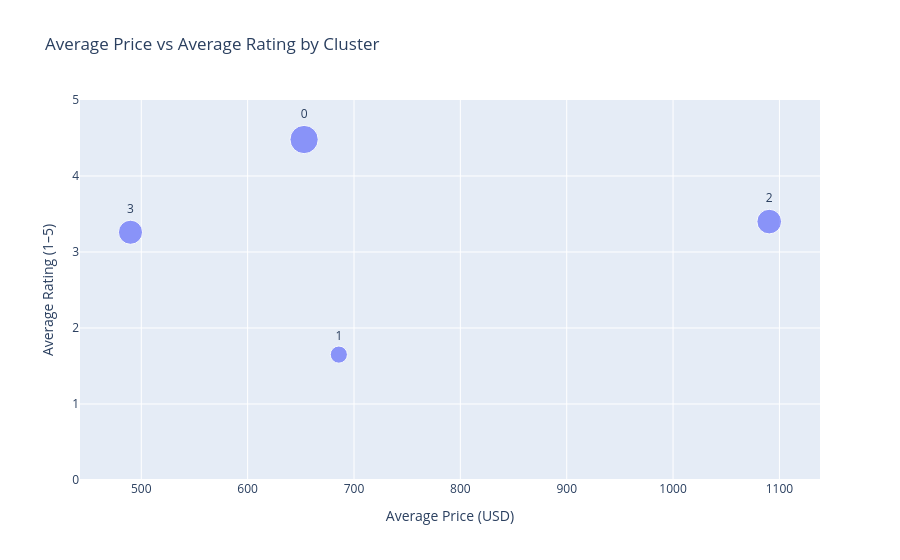

Source (notebook cell):
### Code cell
# Step 17C: Average Price vs Average Rating by Cluster

cluster_summary = (
    df.groupby('Cluster')[['price_usd', 'rating']]
      .mean()
      .reset_index()
      .round(2)
)

fig = px.scatter(
    cluster_summary,
    x='price_usd',
    y='rating',
    text='Cluster',
    size='rating',
    title='Average Price vs Average Rating by Cluster',
    labels={
        'price_usd': 'Average Price (USD)',
        'rating': 'Average Rating'
    }
)

fig.update_traces(
    textposition='top center'
)

fig.update_layout(
    xaxis_title='Average Price (USD)',
    yaxis_title='Average Rating (1–5)',
    yaxis=dict(range=[0, 5])
)

fig.show()

### Figure 1 — Plotly figure (JSON) as saved in the notebook; plotly's stock layout.template omitted (floating-point values rounded to 4 significant figures)
{"data": [{"hovertemplate": "Average Price (USD)=%{x}<br>Average Rating=%{marker.size}<br>Cluster=%{text}<extra></extra>", "legendgroup": "", "marker": {"color": "#636efa", "size": [4.48, 1.65, 3.4, 3.26], "sizemode": "area", "sizeref": 0.0112, "symbol": "circle"}, "mode": "markers+text", "name": "", "orientation": "v", "showlegend": false, "text": [0.0, 1.0, 2.0, 3.0], "textposition": "top center", "type": "scatter", "x": [653.1, 685.7, 1090.0, 489.8], "xaxis": "x", "y": [4.48, 1.65, 3.4, 3.26], "yaxis": "y"}], "layout": {"legend": {"itemsizing": "constant", "tracegroupgap": 0}, "title": {"text": "Average Price vs Average Rating by Cluster"}, "xaxis": {"anchor": "y", "domain": [0, 1], "title": {"text": "Average Price (USD)"}}, "yaxis": {"anchor": "x", "domain": [0, 1], "range": [0, 5], "title": {"text": "Average Rating (1–5)"}}}}
